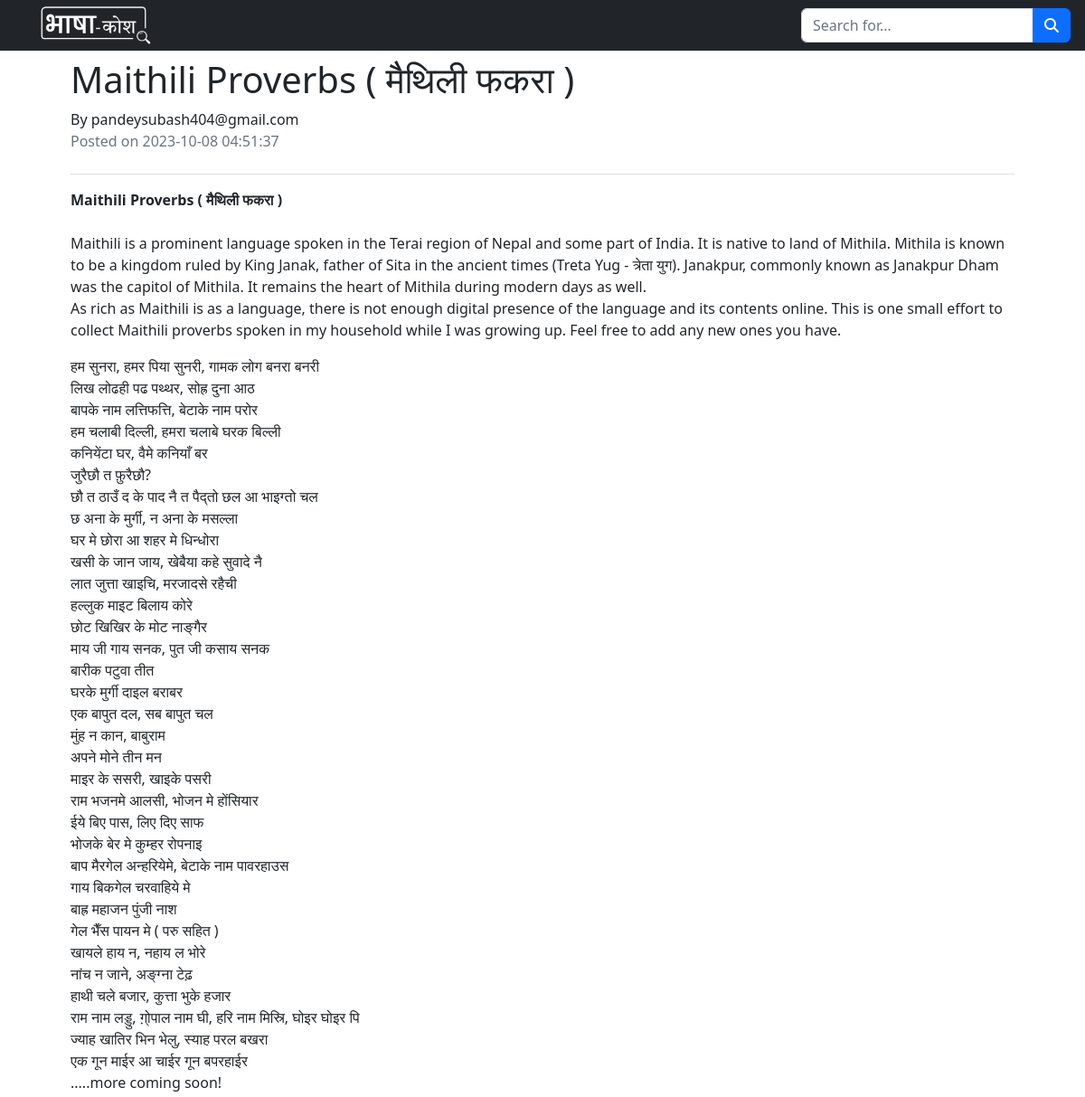
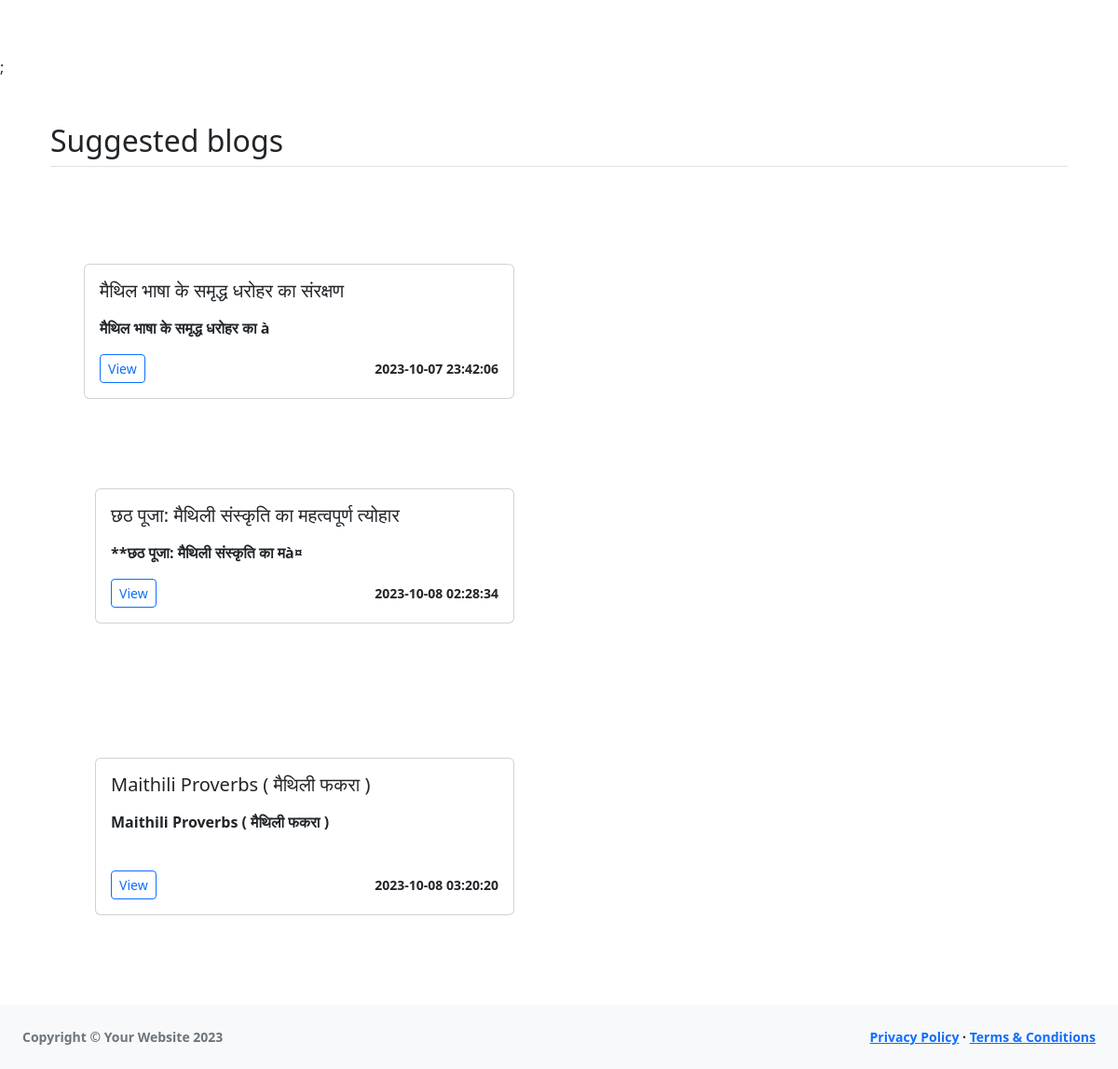
The page /profile/dashboard/view-blog.php?id=5 (signed in) on the database its author committed (2 pictures, top to bottom).
### tables this page shows
CREATE TABLE `blogs` (
  `id` int NOT NULL,
  `email` varchar(255) NOT NULL,
  `title` varchar(255) NOT NULL,
  `language` varchar(50) NOT NULL,
  `categories` varchar(255) DEFAULT NULL,
  `content` text NOT NULL,
  `created_at` timestamp NULL DEFAULT CURRENT_TIMESTAMP,
  `updated_at` timestamp NULL DEFAULT CURRENT_TIMESTAMP ON UPDATE CURRENT_TIMESTAMP
);

### profile/dashboard/view-blog.php (the view, shortened to what this page needs)
<!DOCTYPE html>
<html lang="en">
<head>
    <link href="https://cdn.jsdelivr.net/npm/simple-datatables@7.1.2/dist/style.min.css" rel="stylesheet" />
    <link href="css/styles.css" rel="stylesheet" />
</head>
<body class="sb-nav-fixed">
    <nav class="sb-topnav navbar navbar-expand navbar-dark bg-dark">
        <a class="navbar-brand ps-3" href="#">
            <span class="navbar-brand-text logo"><img src="../../images/Bhasha-Kosh Logo (1).png"
                    style="width: 180px; height: auto;" /></span>
        </a>
        <form class="d-none d-md-inline-block form-inline ms-auto me-0 me-md-3 my-2 my-md-0">
            <div class="input-group">
                <input class="form-control" type="text" placeholder="Search for..." aria-label="Search for..."
                    aria-describedby="btnNavbarSearch" />
                <button class="btn btn-primary" id="btnNavbarSearch" type="button"><i
                        class="fas fa-search"></i></button>
            </div>
        </form>
    </nav>
    <div class="mx-auto p-2 mt-100" style="width: 200px;"></div>
    <div id="layoutSidenav_content ms-2">
        <main>
            <?php
            require("../../database.php");
            if (isset($_GET["id"])) {
                $blogId = $_GET["id"];
                $query = "SELECT * FROM blogs WHERE id = ?";
                $stmt = $con->prepare($query);
                $stmt->bind_param("i", $blogId);
                $stmt->execute();
                $result = $stmt->get_result();
                if ($result->num_rows === 1) {
                    $row = $result->fetch_assoc();
                    ?>
                    <div class=" container mt-100 p-5">
                        <h1 class="mt-200">
                            <?php echo $row["title"]; ?>
                        </h1>
                        <p class="text mb-0">By
                            <?php echo $row["email"] ?>
                        </p>
                        <p class="text-secondary pb-4 border-bottom">Posted on
                            <?php echo $row["created_at"] ?>
                        </p>
                        <div class="content">
                            <?php echo $row["content"] ?>
                        </div>
                    </div>;
                    <?php
                } else {
                    echo "Blog not found.";
                }
            } else {
                echo "Invalid blog ID.";
            }
            ?>
            <div class="container px-4 py-5" id="custom-cards">
                <h2 class="pb-2 border-bottom">Suggested blogs</h2>
                <div class="album py-5 bg-body-tertiary">
                    <div class="row">
                        <?php
                        $query = "SELECT * FROM blogs LIMIT 3";
                        $result = $con->query($query);
                        while ($row = $result->fetch_assoc()) {
                            ?>
                            <div class="col-sm-6 mb-3 mb-sm-0 p-5">
                                <div class="card">
                                    <div class="card-body">
                                        <h5 class="card-title">
                                            <?php echo $row["title"]; ?>
                                        </h5>
                                        <p class="card-text">
                                            <?php echo substr($row["content"], 0, 100); ?>
                                        </p>
                                        <div class="d-flex justify-content-between align-items-center">
                                            <div class="btn-group">
                                                <a href="view-blog.php?id=<?php echo $row["id"] ?>"
                                                    class="btn btn-sm btn-outline-primary">View</a>
                                            </div>
                                            <small class="text-body-secondary">
                                                <?php echo $row["created_at"] ?>
                                            </small>
                                        </div>
                                    </div>
                                </div>
                            </div>
                        </div>
                    <?php } ?>
                </div>
    <?php
    include("footer.php");
    ?>

### rows shown on the page
blogs: title "Maithili Proverbs ( मैथिली फकरा )", email "pandeysubash404@gmail.com", created_at "2023-10-08 04:51:37", content "Maithili Proverbs ( मैथिली फकरा ) Maithili is a prominent language spoken in the Terai region of Nepal and some part of India. It is native to land of Mithila. Mithila is known to be a kingdom ruled by King Janak, father of Sita in the ancient times (Treta Yug - त्रेता युग). Janakpur, commonly known as Janakpur Dham was the capitol of Mithila. It remains the heart of Mithila during modern days as well. As rich as Maithili is as a language, there is not enough digital presence of the language and its contents online. This is one small effort to collect Maithili proverbs spoken in my household while I was growing up. Feel free to add any new ones you have. हम सुनरा, हमर पिया सुनरी, गामक लोग…"
blogs: title "मैथिल भाषा के समृद्ध धरोहर का संरक्षण", content "मैथिल भाषा के समृद्ध धरोहर का à", created_at "2023-10-07 23:42:06"
blogs: title "छठ पूजा: मैथिली संस्कृति का महत्वपूर्ण त्योहार", content "**छठ पूजा: मैथिली संस्कृति का मà¤", created_at "2023-10-08 02:28:34"
blogs: title "Maithili Proverbs ( मैथिली फकरा )", content "Maithili Proverbs ( मैथिली फकरा )", created_at "2023-10-08 03:20:20"
